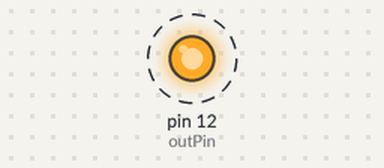
Simulated run of this sketch. Board: Arduino Uno, built with avr-gcc and run on an emulated ATmega328P. Parts: output pins drawn as LEDs (lit = HIGH). Dashed ring = blinking. What the sketch prints to the serial monitor is not drawn.

Above: at 2.5 s.
Timing chart, 0 to 6.6 s (numbered marks = the images above):
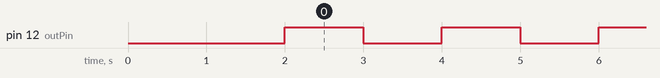

The sketch:

led_blink.ino
```cpp
int outPin = 12; //on board D7

void setup() {

  pinMode(outPin,OUTPUT);
  Serial.begin(115200);
  Serial.println("Start...");
  delay(2000);
}

void loop() {

  digitalWrite(outPin,HIGH);//state high to output pin
  Serial.println("HIGH"); //just a comment
  delay(1000); //some delay to see light
  digitalWrite(outPin,LOW);;//state low to output pin
  Serial.println("LOW");
  delay(1000);

}
```

Measured:
- by itself, pin 12 (outPin): alternates HIGH for 1.0 s and LOW for 1.0 s
